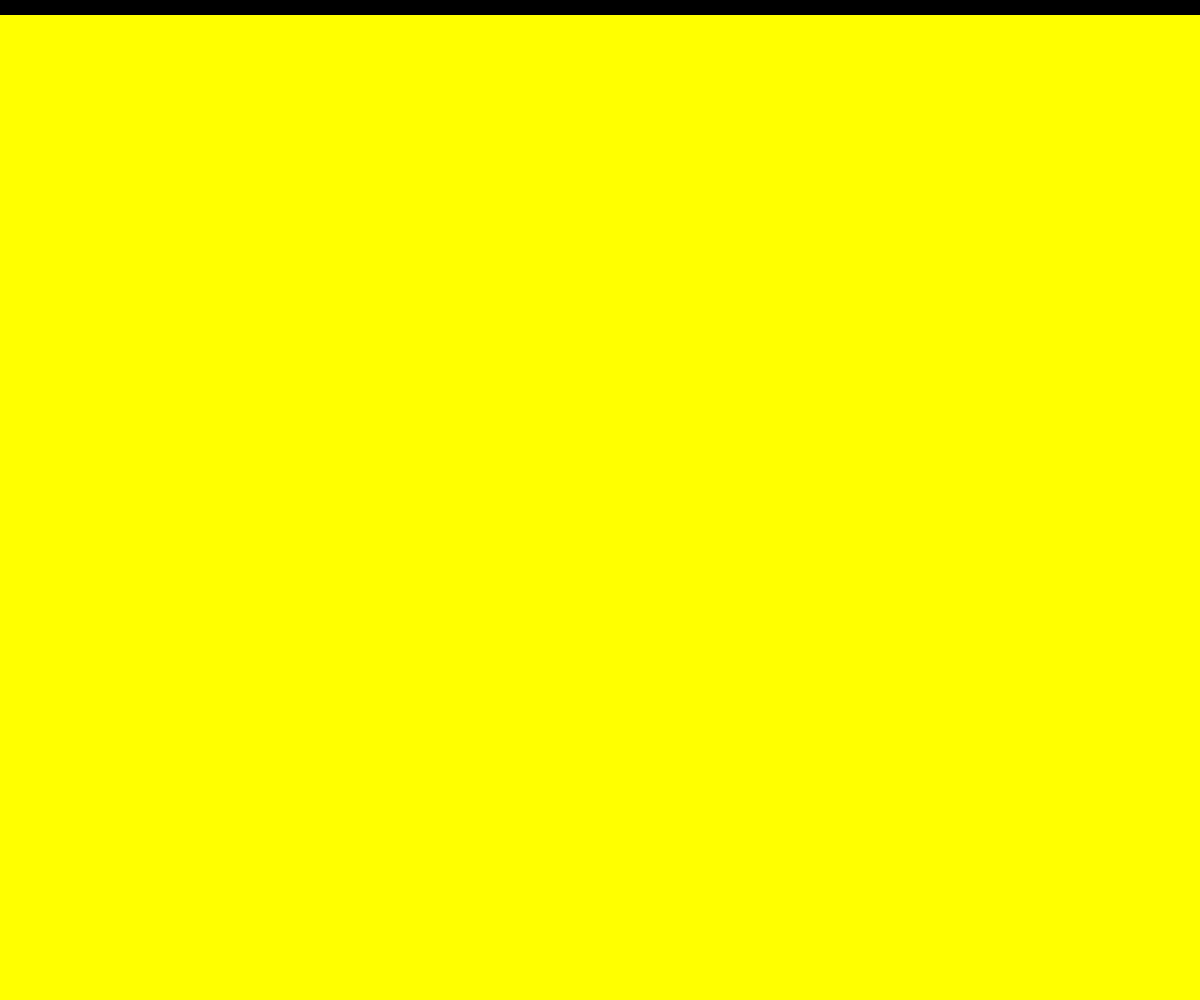
Frame 1 (no input)
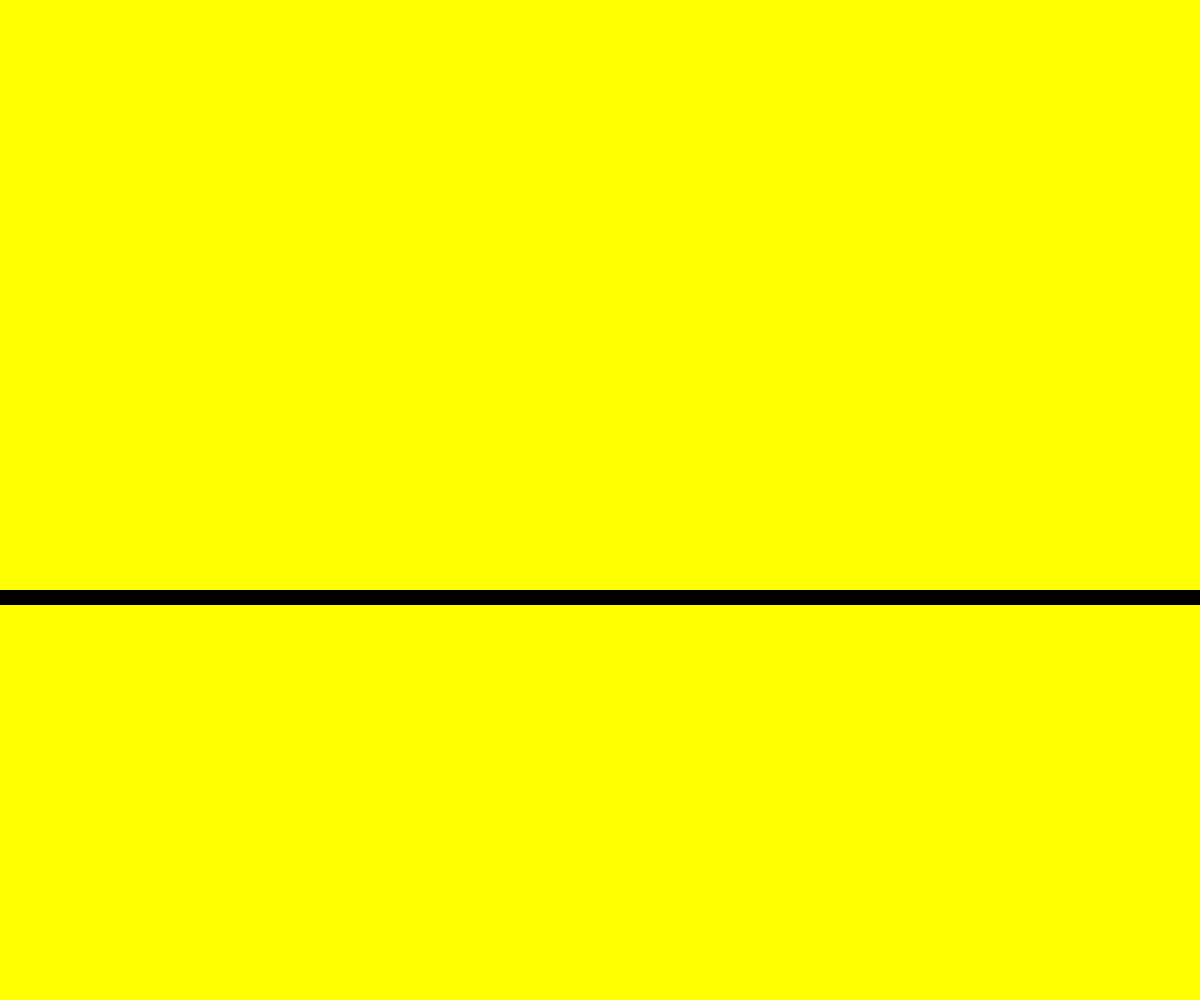
Frame 60 (no input)
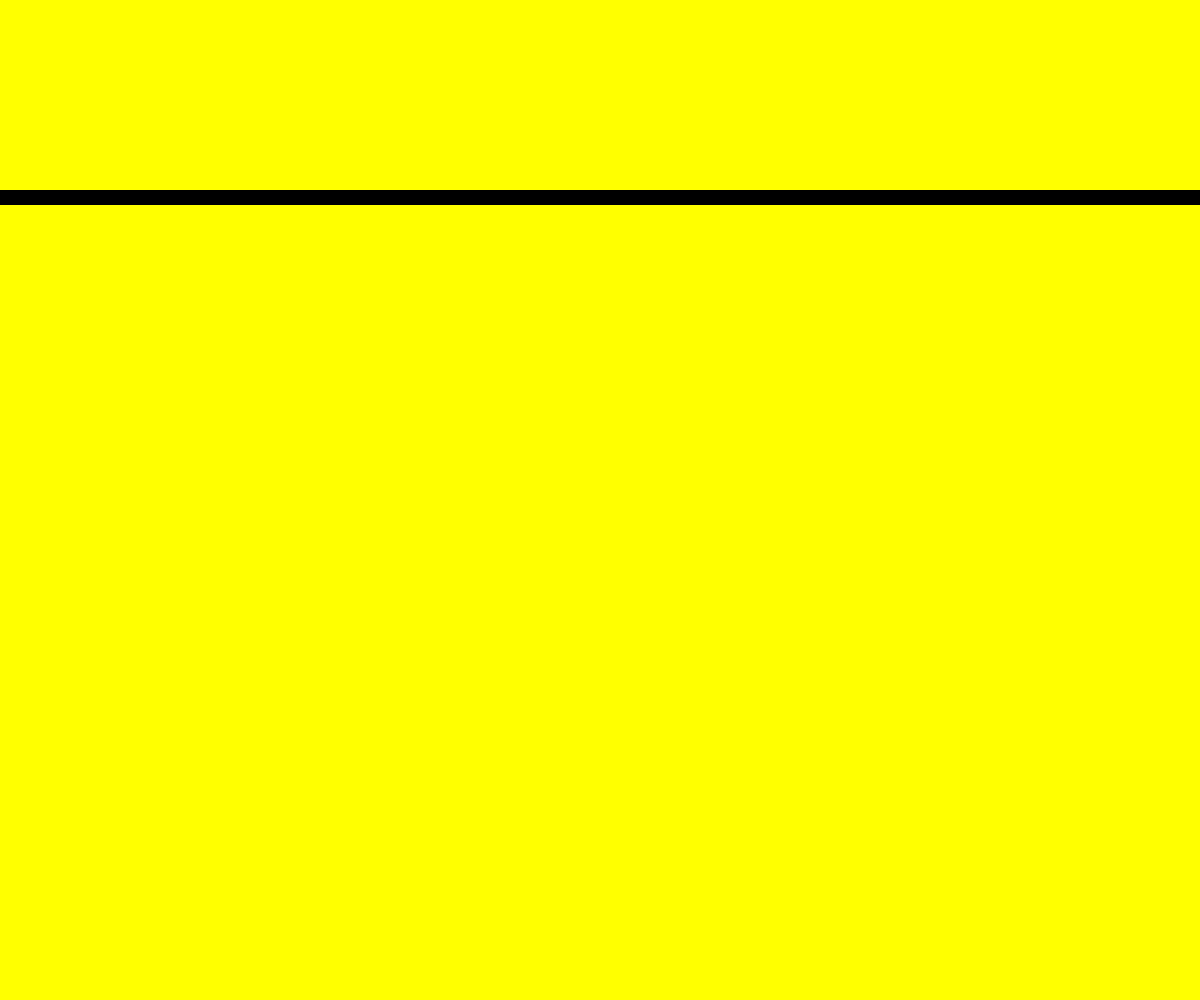
Frame 120 (the mouse pressed at the canvas centre since frame 60)

The p5.js sketch that drew these frames (run headless with seeded random() and noise() and a simulated clock; from frame 60 on, the mouse is pressed at the canvas centre):

// p5.js sketch
// ── sketch.js
var x;
var y;
var w;
var h;

function setup() {
  createCanvas(windowWidth, windowHeight);
  background(255, 255, 0);

  x = 0;
  y = 0;
  w = width;
  h = 15;

  fill(0, 0, 0);
  noStroke();

}

function draw() {
  background(255, 255, 0);
  console.log(y + " - " + height);
  rect(x, y, w, h);
  y = y + 10;
  y = y % height;
}
